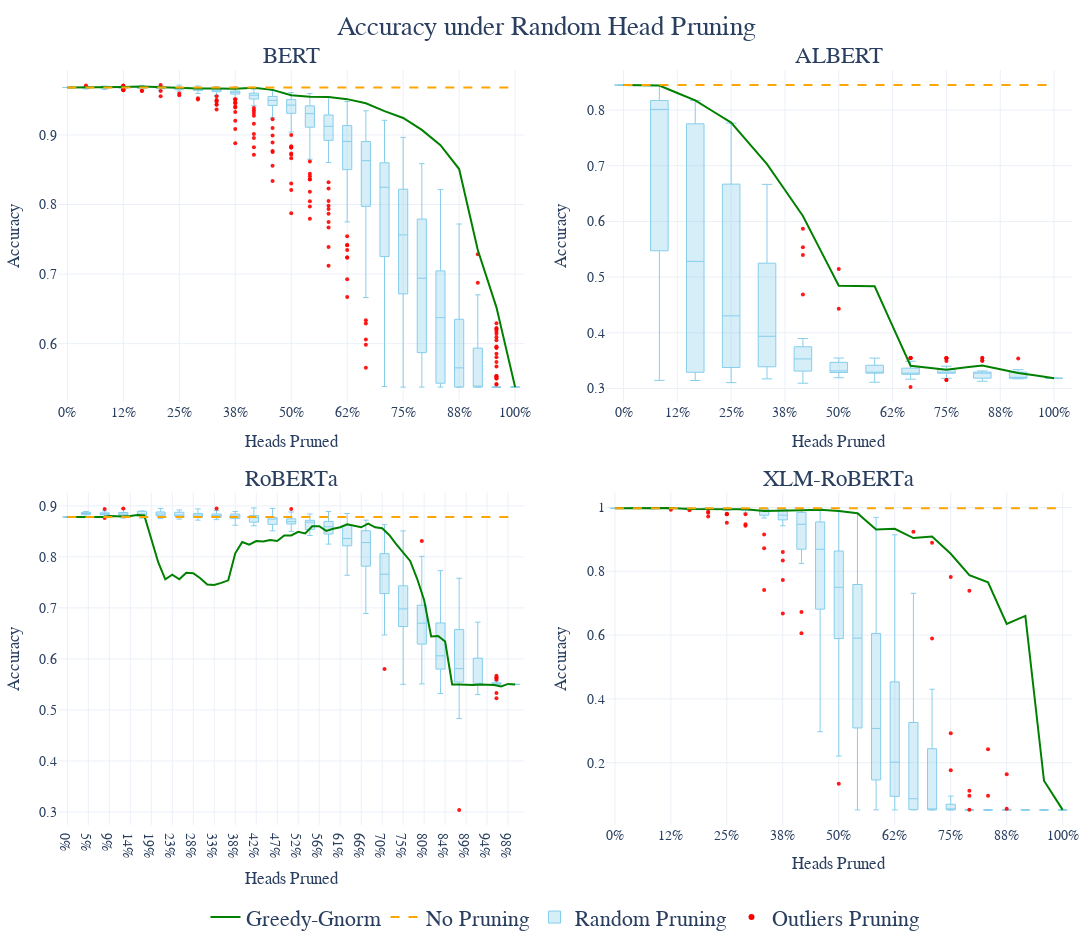

Write notebook code for a chart like this one.
### Code cell
import pandas as pd
import numpy as np
import plotly.graph_objects as go
from plotly.subplots import make_subplots

# ========== 数据路径 ==========
box_data_path_BERT   = "experiments_results/BERTrandompruned_heads_data_50x25_concated.xlsx"
line_data_path_BERT  = "experiments_results/pruned_heads_accuracy(BERT)basedonGreedyGnorm.csv"

box_data_path_ALBERT  = "experiments_results/ALBERTrandompruned_heads_data_25x13_1group.xlsx"
line_data_path_ALBERT = "experiments_results/pruned_heads_accuracy(ALBERT)basedonGreedyGnorm.csv"

box_data_path_ROBERTA  = "experiments_results/ROBERTArandompruned_heads_data_25x25_1group.xlsx"
line_data_path_ROBERTA = "experiments_results/pruned_heads_accuracy(ROBERTA)basedonGreedyGnorm.csv"

box_data_path_XLM  = "experiments_results/XLM_ROBERTArandompruned_heads_data_25x25_1group.xlsx"
line_data_path_XLM = "experiments_results/pruned_heads_accuracy(XLM_ROBERTA)basedonGreedyGnorm.csv"


# ========== 工具函数 ==========
def load_box_excel(excel_path):
    """读取箱线图 Excel，返回 (heads_pruned: np.ndarray, box_matrix: list[np.ndarray])"""
    df = pd.read_excel(excel_path)
    if 'Heads Pruned' in df.columns:
        heads = pd.to_numeric(df['Heads Pruned'], errors='coerce').to_numpy()
        value_df = df.drop(columns=['Heads Pruned'])
    else:
        # 没有显式列就用行号
        heads = np.arange(len(df))
        value_df = df
    box_matrix = []
    for _, row in value_df.iterrows():
        vals = pd.to_numeric(row, errors='coerce')
        vals = vals[vals.notna()].to_numpy(dtype=float)
        box_matrix.append(vals)
    return heads, box_matrix

def load_line_series(csv_path):
    """读取 Greedy Gnorm 折线数据。
       - 若有两列(Pruned_Heads, Accuracy)，返回 (x, y)
       - 若是单列，返回 (None, y)，后续用比例/步长对齐
    """
    df = pd.read_csv(csv_path)
    df.columns = [str(c).strip() for c in df.columns]
    cols_lower = [c.lower() for c in df.columns]
    if {'pruned_heads','accuracy'}.issubset(set(cols_lower)):
        xcol = df.columns[cols_lower.index('pruned_heads')]
        ycol = df.columns[cols_lower.index('accuracy')]
        x = pd.to_numeric(df[xcol], errors='coerce').to_numpy()
        y = pd.to_numeric(df[ycol], errors='coerce').to_numpy()
        mask = np.isfinite(x) & np.isfinite(y)
        return x[mask], y[mask]
    # 单列或未知表头：找最数值的列作为 y
    best_col, best_cnt = None, -1
    for c in df.columns:
        ser = pd.to_numeric(df[c], errors='coerce')
        cnt = ser.notna().sum()
        if cnt > best_cnt:
            best_cnt = cnt
            best_col = c
    y = pd.to_numeric(df[best_col], errors='coerce').dropna().to_numpy(dtype=float)
    return None, y

def align_line_every_n(line_x, line_y, step_n, total_heads=None):
    """按照“每 step_n 个头”采样。
       - 若 line_x 存在，优先用 x==0..total_heads 的序列按 step_n 抽样并插值
       - 若 line_x 不存在，直接对 y 每 step_n 取一个
    """
    if line_x is None:
        return line_y[::step_n]
    # line_x 存在：构造均匀头数网格并按 step_n 采样
    if total_heads is None:
        total_heads = int(np.nanmax(line_x))
    grid = np.arange(0, total_heads + 1, step_n, dtype=int)
    order = np.argsort(line_x)
    x_sorted = np.asarray(line_x)[order]
    y_sorted = np.asarray(line_y)[order]
    # 去重
    x_unique, idx = np.unique(x_sorted, return_index=True)
    y_unique = y_sorted[idx]
    # 插值（外推用端点）
    y_on_grid = np.interp(grid, x_unique, y_unique, left=y_unique[0], right=y_unique[-1])
    return grid, y_on_grid

def percent_ticks_from_heads(heads, total_heads):
    """根据 heads 计算百分比刻度标签"""
    perc = np.round((np.asarray(heads)/total_heads)*100).astype(int)
    return perc


# ========== 统一风格：2×2 子图 ==========
fig = make_subplots(
    rows=2, cols=2,
    subplot_titles=("BERT", "ALBERT", "RoBERTa", "XLM-RoBERTa"),
    horizontal_spacing=0.08,
    vertical_spacing=0.12,

)
for ann in fig['layout']['annotations']:
    ann['font'] = dict(size=23, family="Arial")  # size可改成18或20


# 背景白、唯一图例
fig.update_layout(
    template="plotly_white",
    width=1200, height=950,
    legend=dict(orientation='h', yanchor='bottom', y=-0.08, xanchor='center', x=0.5),
    margin=dict(l=40, r=20, t=70, b=90),
    # 如果你想透明背景，放开下面两行：
    # paper_bgcolor="rgba(0,0,0,0)",
    # plot_bgcolor="rgba(0,0,0,0)",
)

Y_RANGE = [0.5, 1.0]
STEP = 6   # 每 6 个头取一次（与你样例一致）
TOTAL_HEADS_DEFAULT = 144  # 若无法从数据推断，就使用 144

def add_panel(fig, row, col, box_path, line_path, model_name, show_legend=False):
    # 1) 箱线数据
    heads, box_matrix = load_box_excel(box_path)

    # 2) 折线数据
    line_x, line_y = load_line_series(line_path)
    total_heads = int(np.nanmax(heads)) if len(heads) else TOTAL_HEADS_DEFAULT

    if line_x is None:
        y_simplified = line_y[::STEP]
        x_simplified = np.arange(0, STEP*len(y_simplified), STEP)
        mask = x_simplified <= total_heads
        x_simplified, y_simplified = x_simplified[mask], y_simplified[mask]
    else:
        x_simplified, y_simplified = align_line_every_n(line_x, line_y, STEP, total_heads)

    if line_x is not None and (line_x == 0).any():
        no_pruning = float(line_y[np.where(line_x == 0)[0][0]])
    else:
        no_pruning = float(line_y[0])

    # 3) 绘图
    fig.add_trace(go.Scatter(x=x_simplified, y=y_simplified,
                             mode='lines', name='Greedy-Gnorm',
                             line=dict(color='green', width=2),
                             legendgroup='grp', showlegend=show_legend),
                  row=row, col=col)

    fig.add_trace(go.Scatter(x=[0, total_heads], y=[no_pruning, no_pruning],
                             mode='lines', name='No Pruning',
                             line=dict(color='orange', width=2, dash='dash'),
                             legendgroup='grp', showlegend=show_legend),
                  row=row, col=col)

    # Random Pruning 箱线（蓝色填充 + skyblue 轮廓 + 红色离群点）
    for i, h in enumerate(heads):
        if i >= len(box_matrix):
            break
        fig.add_trace(
            go.Box(
                y=box_matrix[i], x=[h] * len(box_matrix[i]),
                name='Random Pruning',
                boxpoints='outliers',                      # 显示离群点
                marker=dict(color='red', size=4, opacity=0.9),  # 离群点红色
                line=dict(color='skyblue', width=1),       # 箱体轮廓（skyblue）
                fillcolor='rgba(135,206,235,0.35)',        # 箱体填充（skyblue 带透明度）
                whiskerwidth=0.6,
                legendgroup='grp',
                showlegend=(show_legend and i == 0)        # 只在第一个箱子加 legend
            ),
            row=row, col=col
        )

    # 4) 自适应 y 范围
    # 收集所有 y 值
    all_y = []
    all_y.extend(list(y_simplified))
    all_y.append(no_pruning)
    for arr in box_matrix:
        all_y.extend(arr.tolist())
    all_y = [v for v in all_y if np.isfinite(v)]

    min_y, max_y = min(all_y), max(all_y)
    padding = (max_y - min_y) * 0.05  # 上下各留 5%
    ymin, ymax = min_y - padding, max_y + padding

    # 坐标轴设置
    ticks_x = np.arange(0, total_heads+1, STEP*3)
    ticktext = [f"{int(round(x/total_heads*100))}%" for x in ticks_x]

    fig.update_xaxes(title_text="Heads Pruned",
                     tickmode='array', tickvals=ticks_x, ticktext=ticktext,
                     showgrid=True, row=row, col=col)
    fig.update_yaxes(title_text="Accuracy",
                     showgrid=True, range=[ymin, ymax],
                     row=row, col=col)




# ===== 按顺序添加四个子图（只在第一个子图显示图例，形成全局唯一图例）=====
add_panel(fig, 1, 1, box_data_path_BERT,   line_data_path_BERT,   "BERT",        show_legend=True)
add_panel(fig, 1, 2, box_data_path_ALBERT, line_data_path_ALBERT, "ALBERT",      show_legend=False)
add_panel(fig, 2, 1, box_data_path_ROBERTA, line_data_path_ROBERTA, "RoBERTa",   show_legend=False)
add_panel(fig, 2, 2, box_data_path_XLM,   line_data_path_XLM,     "XLM-RoBERTa", show_legend=False)

# 在最后添加一个虚拟 trace，用于图例显示“Outliers Pruning”
fig.add_trace(
    go.Scatter(
        x=[None], y=[None],
        mode='markers',
        marker=dict(color='red', size=6),
        name='Outliers Pruning',
        legendgroup='grp',
        showlegend=True
    ),
    row=2, col=2  # 放在某个子图里，不会真的画点
)

# 标题（与样例风格一致）
fig.update_layout(title="Accuracy During Heads Pruning")
fig.update_layout(
    font=dict(size=14, family="Arial"),
    title=dict(
        text="Accuracy under Random Head Pruning",  # 大标题
        font=dict(size=27, family="Arial Bold"),   # 大标题字体
        x=0.5,                                     # 居中
        xanchor='center'
    )
)

fig.update_layout(
    template="plotly_white",
    width=1600, height=950,
    paper_bgcolor="rgba(0,0,0,0)",
    plot_bgcolor="rgba(0,0,0,0)",
    legend=dict(
        orientation='h',
        yanchor='bottom',
        y=-0.15,        # 控制图例往下偏移，确保在最底部
        xanchor='center',
        x=0.5,
        traceorder='normal',
        font=dict(size=22)
    ),
    margin=dict(l=40, r=20, t=70, b=70)  # 给底部图例留足空间
)

fig.show()

# 如需导出 PNG/PDF（需安装 kaleido：pip install -U kaleido）
# fig.write_image("D:/research/research6/figures/random_pruning_grid.png", scale=3)
# fig.write_image("D:/research/research6/figures/random_pruning_grid.pdf")
